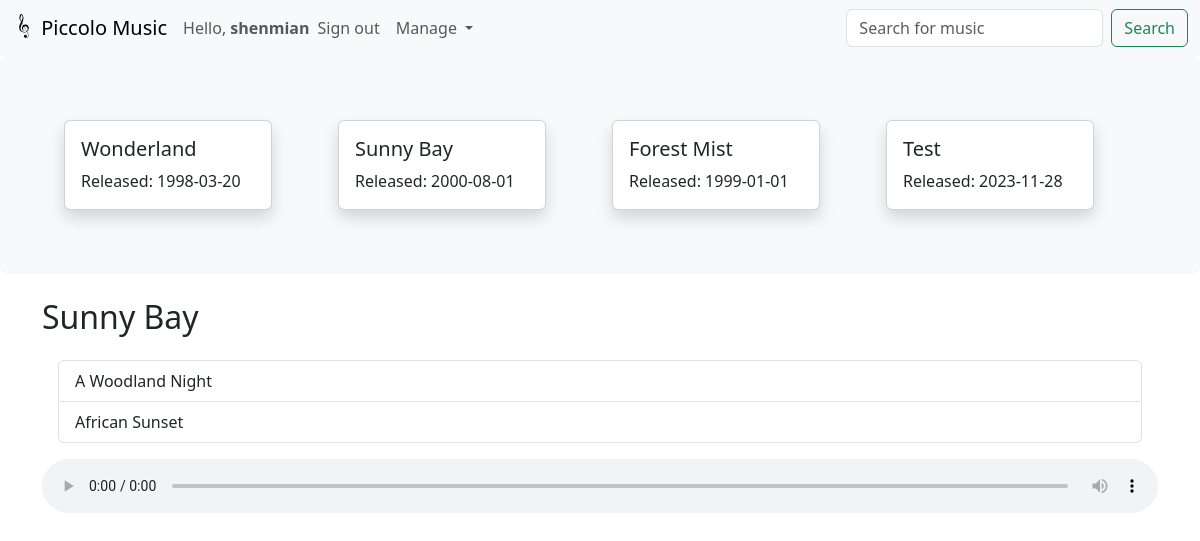
Screenshot of /index.php?album_id=2 (signed in) with the database file from the repository.
### tables this page shows
CREATE TABLE `tb_album` (
  `id` int(11) NOT NULL,
  `name` varchar(25) NOT NULL,
  `author` varchar(20) NOT NULL,
  `released` date DEFAULT NULL,
  `img_path` varchar(100) NOT NULL
);

CREATE TABLE `tb_music` (
  `id` int(11) NOT NULL,
  `name` varchar(25) NOT NULL,
  `author` varchar(25) NOT NULL,
  `duration` time NOT NULL,
  `album_id` int(11) NOT NULL,
  `path` varchar(100) NOT NULL
);

### src/database.php (called while the page is built, shortened)
<?php
function get_database(): PDO
{
    try {
        static $db = new PDO('mysql:host=localhost;dbname=db_music', 'root', '');
        return $db;
    } catch (PDOException $e) {
        die('failed to connect to database: ' . $e->getMessage());
    }
}
function get_albums(): PDOStatement
{
    $db = get_database();
    $stmt = $db->prepare('SELECT * FROM tb_album');
    if (!$stmt->execute())
        die('failed to query from database');
    return $stmt;
}
function get_album_by_id($album_id): PDOStatement
{
    $db = get_database();
    $stmt = $db->prepare('SELECT * FROM tb_album WHERE id = ?');
    $stmt->execute([$album_id]);
    return $stmt;
}
function get_music_by_album_id($album_id): PDOStatement
{
    $db = get_database();
    $stmt = $db->prepare('SELECT tb_music.* FROM tb_music JOIN tb_album ON album_id = tb_album.id WHERE tb_album.id = ?');
    $stmt->execute([$album_id]);
    return $stmt;
}

### src/index.php (the view, shortened to what this page needs)
<?php include "header.php"; ?>
<?php include "navbar.php"; ?>
<main style="margin: auto;">
    <div class="p-5 mb-4 bg-body-tertiary rounded-3">
        <div class="row p-3">
            <?php
            include "database.php";
            $albums = get_albums();
            foreach ($albums as $row) {
                $album_name = $row["name"];
                $album_released_date = $row["released"];
            ?>
                <div class="col">
                    <div class="card shadow" style="width: 13rem;">
                        <div class="card-body">
                            <h5 class="card-title"><?= $album_name ?></h5>
                            <p class="card-text">Released: <?= $album_released_date ?></p>
                        </div>
                    </div>
                </div>
            <?php
            }
            ?>
        </div>
    </div>
    <?php
    if (isset($_GET['album_id'])) {
        $album_id = $_GET["album_id"];
        $album_name = get_album_by_id($album_id)->fetch(PDO::FETCH_ASSOC)['name'];
    ?>
        <div class="container">
            <h2><?= $album_name ?></h2>
            <div class="list-group p-3">
                <?php
                $music = get_music_by_album_id($album_id);
                foreach ($music as $row) {
                ?>
                    <button type="button" class="list-group-item list-group-item-action" data-src="<?= $row['path'] ?>"><?= $row['name'] ?></button>
                <?php
                }
                ?>
            </div>
            <audio controls src="" style="width: 100%;"></audio>
        </div>
    <?php
    }
    ?>
</main>
<?php include "footer.php"; ?>

### rows the page displays
tb_album: name "Wonderland", released "1998-03-20"
tb_album: name "Sunny Bay", released "2000-08-01"
tb_album: name "Forest Mist", released "1999-01-01"
tb_album: name "Test", released "2023-11-28"
tb_music: name "A Woodland Night"
tb_music: name "African Sunset"

### other values shown
$_SESSION["username"] "shenmian"
